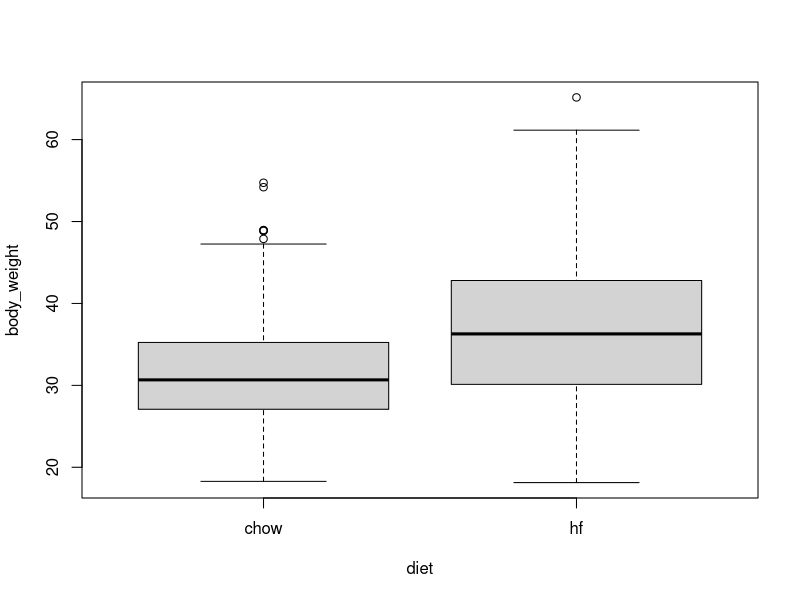
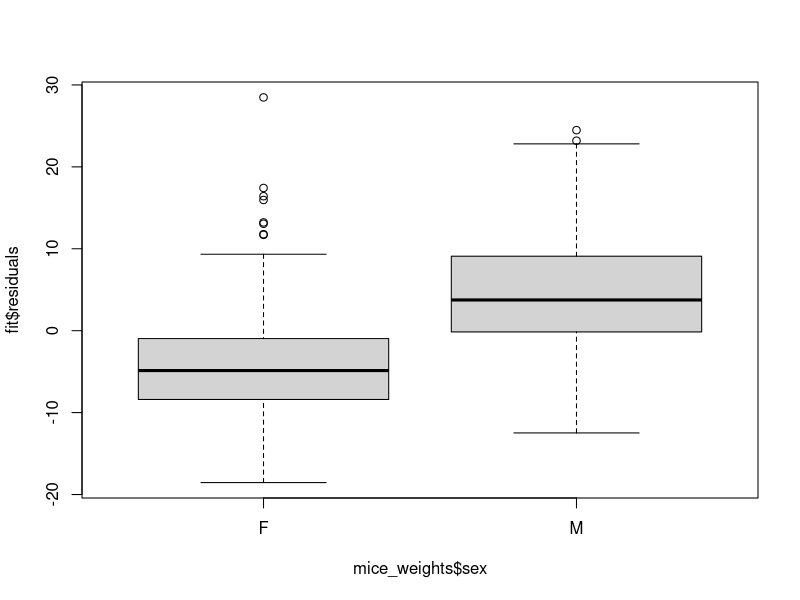
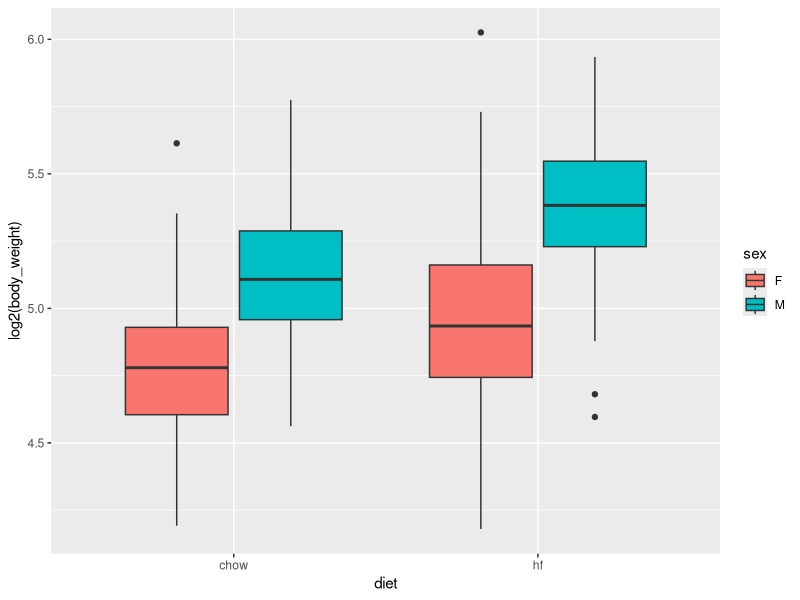
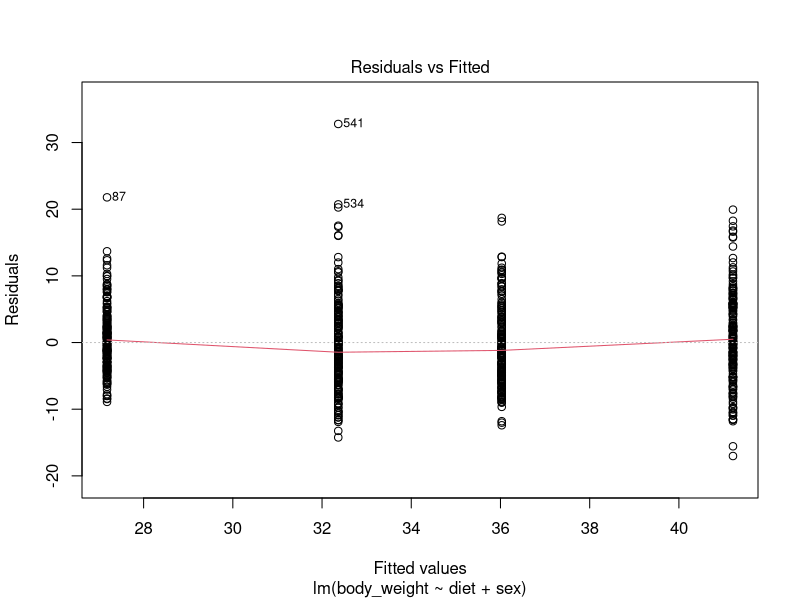

Write the R code that produced these figures, in order.
## ---- chunk 1
#| message: FALSE 
#| echo: FALSE 
#| cache: false 
library(tidyverse) 
library(broom) 
library(dslabs) 
## ---- chunk 2
library(dslabs) 
table(mice_weights$diet) 
## ---- chunk 3
with(mice_weights, boxplot(body_weight ~ diet)) 
## ---- chunk 4
library(tidyverse) 
mice_weights |> group_by(diet) |> summarize(average = mean(body_weight)) 
## ---- chunk 5
stats <- mice_weights |>  
  group_by(diet) |>  
  summarize(xbar = mean(body_weight), s = sd(body_weight), n = n())  
t_stat <- with(stats, (xbar[2] - xbar[1])/sqrt(s[2]^2/n[2] + s[1]^2/n[1])) 
t_stat 
## ---- chunk 6
1 - pt(t_stat, with(stats, n[2]+n[1]-2))
## ---- chunk 7
fit <- lm(body_weight ~ diet, data = mice_weights) 
## ---- chunk 8
coefficients(summary(fit)) 
## ---- chunk 9
library(broom) 
tidy(fit, conf.int = TRUE) |> filter(term == "diethf") 
## ---- chunk 10
c(coefficients(summary(fit))[2,3], t_stat) 
## ---- chunk 11
boxplot(fit$residuals ~ mice_weights$sex) 
## ---- chunk 12
mice_weights |> ggplot(aes(diet, log2(body_weight), fill = sex)) + geom_boxplot() 
## ---- chunk 13
fit <- lm(body_weight ~ diet*sex, data = mice_weights) 
## ---- chunk 14
tidy(fit, conf.int = TRUE) |> filter(!str_detect(term, "Intercept")) 
## ---- chunk 15
fit <- lm(body_weight ~ diet + sex, data = mice_weights) 
## ---- chunk 16
plot(fit, which = 1) 
## ---- chunk 17
fit <- lm(body_weight ~ sex, data = mice_weights) 
coefficients(fit) 
## ---- chunk 18
sum(fit$coefficients[1:2]) 
## ---- chunk 19
library(emmeans) 
emmeans(fit, ~sex) 
## ---- chunk 20
fit <- lm(body_weight ~ sex, data = mice_weights,  
          contrasts = list(sex = contr.sum)) 
coefficients(fit) 
## ---- chunk 21
contrast(emmeans(fit, ~sex)) 
## ---- chunk 22
table(mice_weights$gen) 
## ---- chunk 23
fit <- lm(body_weight ~ gen,  data = mice_weights,  
          contrasts = list(gen = contr.sum)) 
contrast(emmeans(fit, ~gen))  
## ---- chunk 24
summary(aov(fit)) 
## ---- chunk 25
summary(aov(body_weight ~ sex + diet + gen,  data = mice_weights)) 
